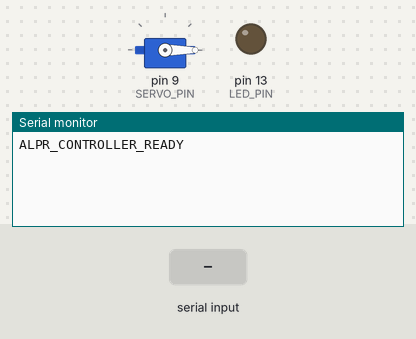
Recording of a sketch running on a simulated Arduino Uno, built with avr-gcc and run on an emulated ATmega328P. On the bench: servo, output pins drawn as LEDs (lit = HIGH), the last lines printed to the serial monitor. Inputs (shaded band) come from the test bench.

Above: at 1.2 s.
1.3 s: "PLATE:\n" received over Serial
At 2.0 s:
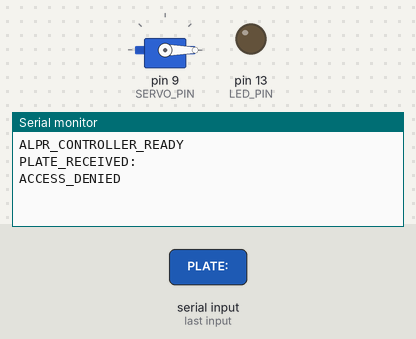
2.8 s: byte 10 ('\n') received over Serial
At 3.4 s:
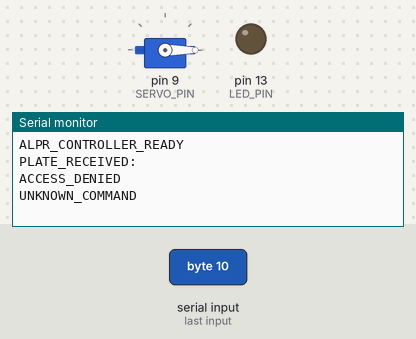

The sketch:

fimal_project.ino
```cpp
#include <Arduino.h>
#include <Servo.h>

// Вбудований LED на Arduino Uno (пін 13)
const int LED_PIN = LED_BUILTIN;

// Серво шлагбаума (використовуємо пін 9 з підтримкою PWM)
const int SERVO_PIN = 9;
const int CLOSED_ANGLE = 0;
const int OPEN_ANGLE = 90;

const unsigned long OPEN_TIME = 5000;
const unsigned long COOLDOWN_TIME = 3000;

Servo barrier;

bool barrierOpen = false;
bool hasActed = false;

unsigned long openedAt = 0;
unsigned long lastActionAt = 0;

String inputLine = "";

// Дозволені номери (виправлений синтаксис масиву)
const char* allowedPlates[] = {
  "AA1234BC",
  "KA1234CB"
};

const size_t PLATE_COUNT = sizeof(allowedPlates) / sizeof(allowedPlates[0]);

// Вмикання/вимикання вбудованого LED
void setLed(bool on) {
  digitalWrite(LED_PIN, on ? HIGH : LOW);
}

bool isAllowed(String plate) {
  plate.trim();
  plate.toUpperCase();

  for (size_t i = 0; i < PLATE_COUNT; i++) {
    if (plate == allowedPlates[i]) {
      return true;
    }
  }

  return false;
}

void openBarrier() {
  unsigned long now = millis();

  if (barrierOpen) {
    Serial.println("BUSY");
    return;
  }

  if (hasActed && now - lastActionAt < COOLDOWN_TIME) {
    Serial.println("COOLDOWN");
    return;
  }

  barrier.write(OPEN_ANGLE);
  barrierOpen = true;
  openedAt = now;
  lastActionAt = now;
  hasActed = true;

  setLed(true);
  Serial.println("ACCESS_GRANTED");
}

void processCommand(String command) {
  command.trim();

  if (!command.startsWith("PLATE:")) {
    Serial.println("UNKNOWN_COMMAND");
    return;
  }

  String plate = command.substring(6);
  plate.trim();
  plate.toUpperCase();

  Serial.print("PLATE_RECEIVED:");
  Serial.println(plate);

  if (isAllowed(plate)) {
    openBarrier();
  } else {
    setLed(false);
    Serial.println("ACCESS_DENIED");
  }
}

void setup() {
  // Швидкість обов'язково 9600
  Serial.begin(9600);

  pinMode(LED_PIN, OUTPUT);
  setLed(false);

  barrier.attach(SERVO_PIN);
  barrier.write(CLOSED_ANGLE);

  Serial.println("ALPR_CONTROLLER_READY");
}

void loop() {
  while (Serial.available() > 0) {
    char c = (char)Serial.read();

    if (c == '\n') {
      processCommand(inputLine);
      inputLine = "";
    } else if (c != '\r') {
      if (inputLine.length() < 64) {
        inputLine += c;
      } else {
        inputLine = "";
        setLed(false);
        Serial.println("ERROR_LINE_TOO_LONG");
      }
    }
  }

  if (barrierOpen && millis() - openedAt >= OPEN_TIME) {
    barrier.write(CLOSED_ANGLE);
    barrierOpen = false;

    setLed(false);
    Serial.println("GATE_CLOSED");
  }
}
```

Measured:
- after the input at 1.3 s, the serial monitor: prints a new line at once (image 1)
- after the input at 2.8 s, the serial monitor: prints a new line at once (image 2)
